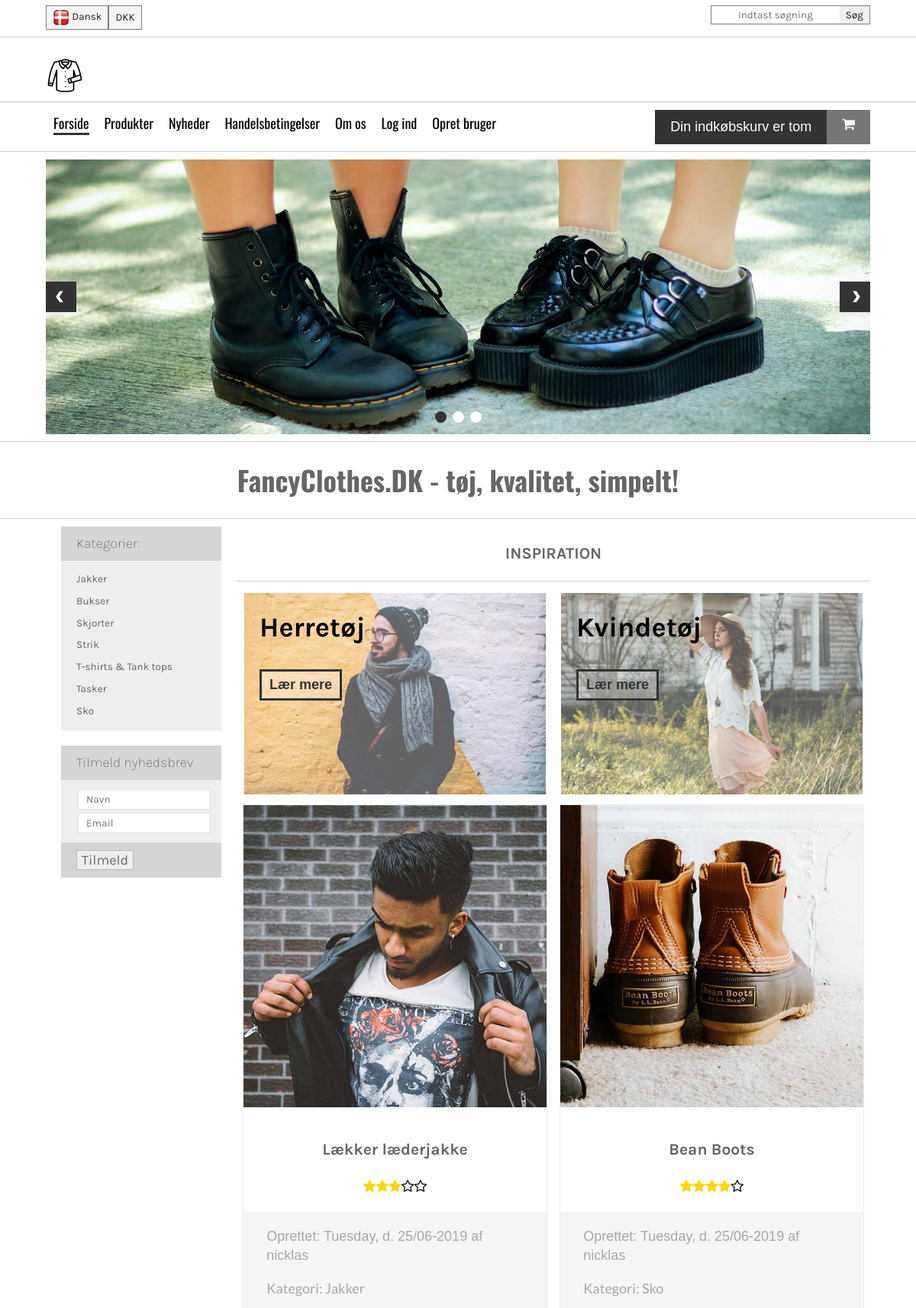
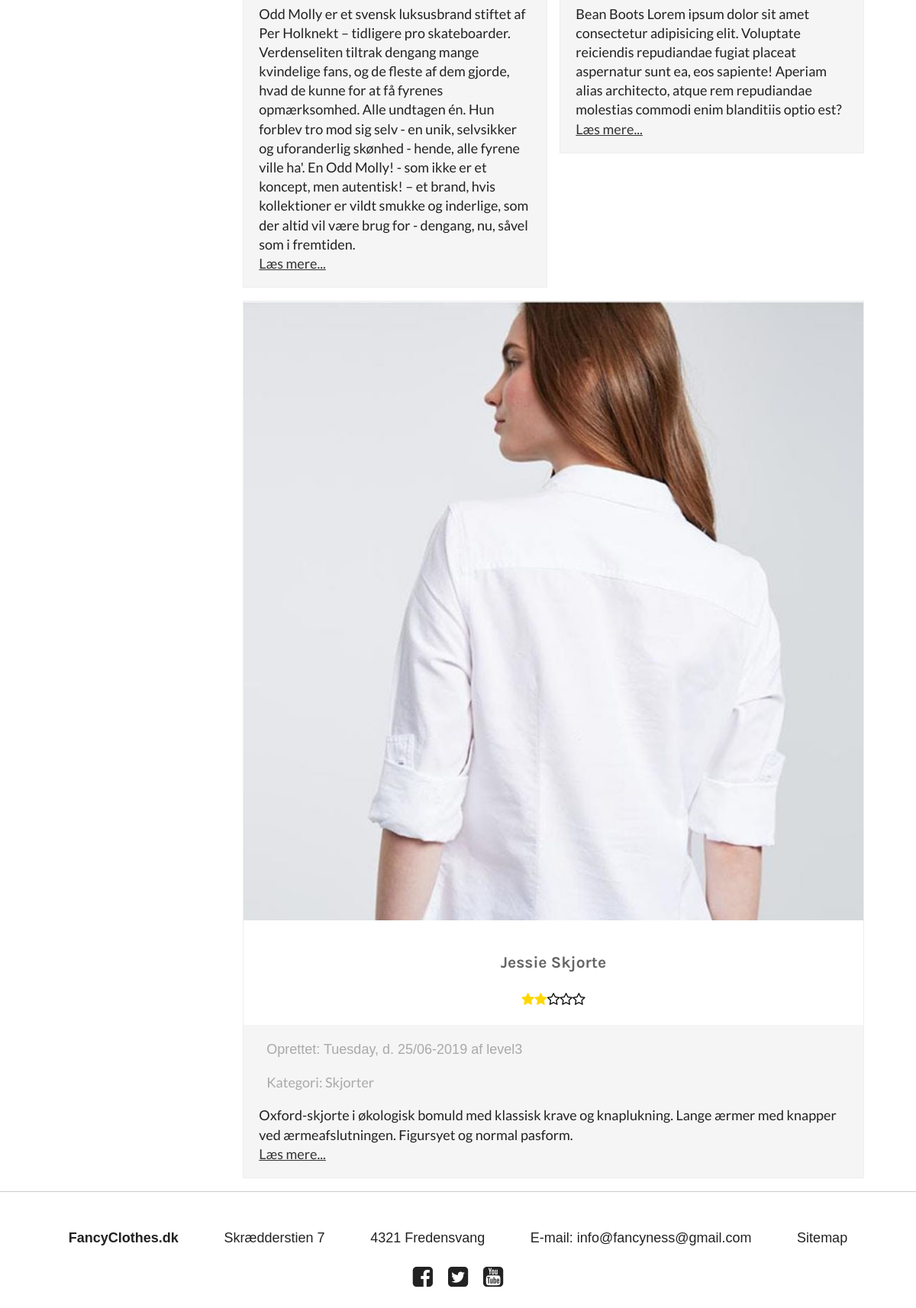
The page / on the database its author committed (2 pictures, top to bottom).
### tables this page shows
CREATE TABLE `categories` (
  `categoryId` int(11) NOT NULL,
  `category` varchar(20) NOT NULL
);

CREATE TABLE `products` (
  `productId` int(3) NOT NULL,
  `title` varchar(50) NOT NULL,
  `imgUrl` varchar(50) NOT NULL,
  `imgAlt` varchar(50) NOT NULL,
  `date` int(10) NOT NULL,
  `text` varchar(750) NOT NULL,
  `userId` int(3) NOT NULL,
  `stars` int(1) NOT NULL,
  `categoryId` int(2) NOT NULL,
  `price` double(10,2) NOT NULL
);

CREATE TABLE `users` (
  `userId` int(3) NOT NULL,
  `dbUsername` varchar(30) NOT NULL,
  `dbEmail` varchar(255) NOT NULL,
  `dbPassword` varchar(255) NOT NULL,
  `accessLevel` int(1) NOT NULL DEFAULT '3'
);

### assets/getArticles.php (the view, shortened to what this page needs)
<?php
require_once "connect.php";
if (!isset($_GET["categoryId"])) {
    $statement = $dbh->prepare("SELECT * FROM products
    JOIN users ON products.userId = users.userId
    JOIN categories ON products.categoryId = categories.categoryId");
    $statement->execute();
}
while ($row = $statement->fetch(PDO::FETCH_ASSOC)) { ?>
    <article>
        <img src="img/<?php echo $row['imgUrl'] ?>" alt="<?php echo $row['imgAlt'] ?>">
        <div class="info">
            <h3><?php echo $row['title'] ?></h3>
            <div class="stars">
                <?php for ($i = 1; $i <= 5; $i++) {
                    echo ($i <= $row['stars']) ? "<i class='fa fa-star' aria-hidden='true'></i>" : "<i class='fa fa-star-o' aria-hidden='true'></i>";
                } ?>
            </div>
        </div>
        <div class="description">
            <div class="published">
                Oprettet:
                <?php
                echo strftime("%A, d. %e/%m-%Y", $row['date']) . " af " . $row['dbUsername'] ?>
                <p>Kategori: <?php echo $row["category"] ?></p>
            </div>
            <p><?php echo $row['text'] ?>
                <a href="#">Læs mere...</a></p>
        </div>
    </article>
    <?php
}
?>

### assets/getCategoryLinks.php
<?php
require_once "connect.php";
$statement = $dbh->prepare("SELECT * FROM categories");
$statement->execute();
while ($row = $statement->fetch(PDO::FETCH_ASSOC)) { ?>
    <li><a href="index.php?categoryId=<?php echo $row['categoryId'] ?>"><?php echo $row['category'] ?></a></li>
<?php };

### css/main.css (style rules this page uses)
html { color: #222; font-size: 1em; line-height: 1.4; }
audio, canvas, iframe, img, svg, video { vertical-align: middle; }

### css/styles.css (style rules this page uses)
:root { font-size: 18px; }
main aside > div > div:nth-child(2) a { color: #666; text-decoration: none; }
main aside > div > div:nth-child(2) ul li, main aside > div > div:nth-child(2) ul input, main aside > div > div:nth-child(2) form li, main aside > div > div:nth-child(2) form input { padding: 5px 0; font-size: 0.75rem; }
main .products h3 { text-align: center; }
main .products .frontProducts article { -webkit-box-flex: 1; -ms-flex: 1 1 31%; flex: 1 1 31%; margin: 1%; -webkit-box-sizing: border-box; box-sizing: border-box; border: 1px solid #eee; display: -webkit-box; display: -ms-flexbox; display: flex; -webkit-box-orient: vertical; -webkit-box-direction: normal; -ms-flex-direction: column; flex-direction: column; position: relative; }
main .products .frontProducts article img { width: 100%; }
main .products .frontProducts article .info { text-align: center; padding: 20px; }
main .products .frontProducts article .info .stars .fa-star { color: gold; }
main .products .frontProducts article .info .stars .fa-star-o { color: black; }
main .products .frontProducts article .description { background: #f5f5f5; padding: 20px 20px 0 20px; }
main .products .frontProducts article .description .published { color: darkgray; margin: 0 10px; }
main .products .frontProducts article .description p { font-family: "Lato", sans-serif; }
main .products .frontProducts article .description p a { color: #333; display: block; }
h1, h2, h3, h4, h5, h6 { font-family: "Karla", sans-serif; color: #666; }
@media screen and (max-width: 1200px) { main .products .frontProducts article { -webkit-box-flex: 1; -ms-flex: 1 1 48%; flex: 1 1 48%; } }

### rows shown on the page
categories: category "Jakker"
categories: category "Bukser"
categories: category "Skjorter"
categories: category "Strik"
categories: category "T-shirts & Tank tops"
categories: category "Tasker"
categories: category "Sko"
products: imgUrl (picture), title "Lækker læderjakke", stars 3 (drawn), date "Tuesday, d. 25/06-2019", userId.dbUsername "nicklas", categoryId.category "Jakker", text "Odd Molly er et svensk luksusbrand stiftet af Per Holknekt – tidligere pro skateboarder. Verdenseliten tiltrak dengang mange kvindelige fans, og de fleste af dem gjorde, hvad de kunne for at få fyrenes opmærksomhed. Alle undtagen én. Hun forblev tro mod sig selv - en unik, selvsikker og uforanderlig skønhed - hende, alle fyrene ville ha'. En Odd Molly! - som ikke er et koncept, men autentisk! – et brand, hvis kollektioner er vildt smukke og inderlige, som der altid vil være brug for - dengang, nu, såvel som i fremtiden."
products: imgUrl (picture), title "Bean Boots", stars 4 (drawn), date "Tuesday, d. 25/06-2019", userId.dbUsername "nicklas", categoryId.category "Sko", text "Bean Boots Lorem ipsum dolor sit amet consectetur adipisicing elit. Voluptate reiciendis repudiandae fugiat placeat aspernatur sunt ea, eos sapiente! Aperiam alias architecto, atque rem repudiandae molestias commodi enim blanditiis optio est?"
products: imgUrl (picture), title "Jessie Skjorte", stars 2 (drawn), date "Tuesday, d. 25/06-2019", userId.dbUsername "level3", categoryId.category "Skjorter", text "Oxford-skjorte i økologisk bomuld med klassisk krave og knaplukning. Lange ærmer med knapper ved ærmeafslutningen. Figursyet og normal pasform."
